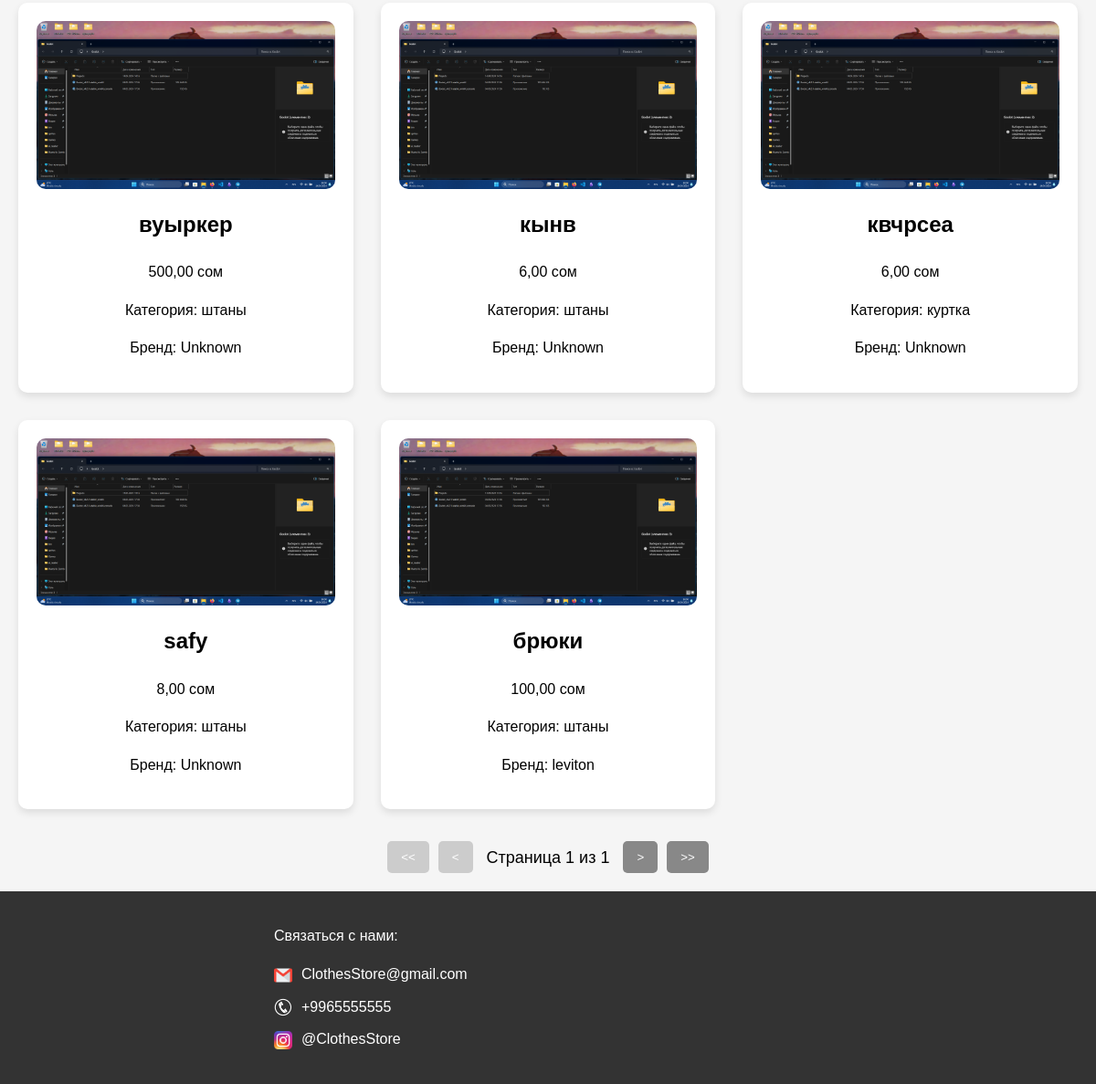
The app's page / (lower part), older data.
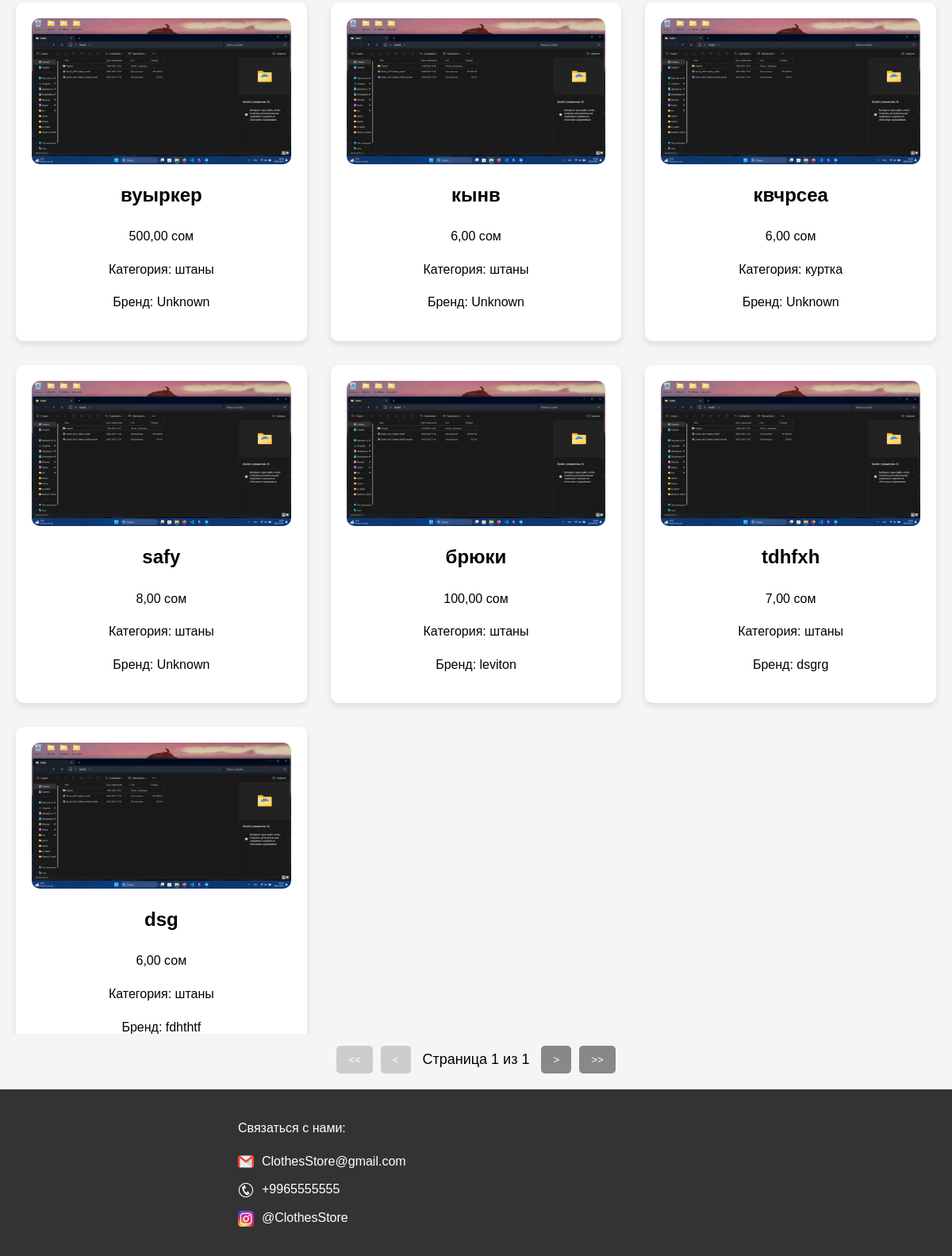
The same page, newer data.
### catalog/models.py (models this page shows, shortened)
class Product(models.Model):
    name = models.CharField(max_length=100)
    description = models.TextField()
    image = models.ImageField(upload_to='products/')
    price = models.IntegerField()
    category = models.ForeignKey(Category, on_delete=models.CASCADE, default=1)
    brand = models.CharField(max_length=100)

class Category(models.Model):
    name = models.CharField(max_length=100)

### catalog/views.py (the view)
# urls.py: path('', views.product_list, name='product_list'),
def product_list(request):
    products = Product.objects.all()
    return render(request, 'catalog/product_list.html', {'products': products})

### catalog/templates/catalog/product_list.html (shortened to what this page needs)
{% load static %}
<html lang="en">
<head>
    <link rel="stylesheet" href="{% static 'css/styles.css' %}">
</head>
<body>
    <main id="product-container">
        <div class="product-list">
            {% for product in products %}
                <div class="product-card" data-name="{{ product.name }}" data-category="{{ product.category.name }}" data-brand="{{ product.brand }}" data-description="{{ product.description }}" data-price="{{ product.price }}" data-image="{{ product.image.url }}">
                    <img src="{{ product.image.url }}" alt="{{ product.name }}">
                    <h2>{{ product.name }}</h2>
                    <p>{{ product.price|floatformat:2 }} сом</p>
                    <p>Категория: {{ product.category.name }}</p>
                    <p>Бренд: {{ product.brand }}</p>
                </div>
            {% endfor %}
        </div>
    <div class="pagination-buttons">
        <button id="prev-page-btn" disabled>&lt;&lt;</button>
        <button id="prev-btn" disabled>&lt;</button>
        <span id="page-info">Страница 1 из 10</span>
        <button id="next-btn">&gt;</button>
        <button id="next-page-btn">&gt;&gt;</button>
    </div>
    </main>
    <footer class="footer">
        <div class="footer-content">
            <p>Связаться с нами:</p>
            <ul>
                <li><img src="{% static 'images/email.png' %}" alt="Email"><a href="gmail:ClothesStore@gmail.com">ClothesStore@gmail.com</a></li>
                <li><img src="{% static 'images/phone.png' %}" alt="Телефон">+9965555555</li>
                <li><img src="{% static 'images/Instagram.png' %}" alt="Instagram"><a href="https://www.instagram.com/ClothesStore/">@ClothesStore</a></li>
            </ul>
        </div>
    </footer>
</body>
</html>

Row changes from the older to the newer data that the page shows:
added Product: image (picture), name "tdhfxh", price "7,00", category.name "штаны", brand "dsgrg"
added Product: image (picture), name "dsg", price "6,00", category.name "штаны", brand "fdhthtf"
